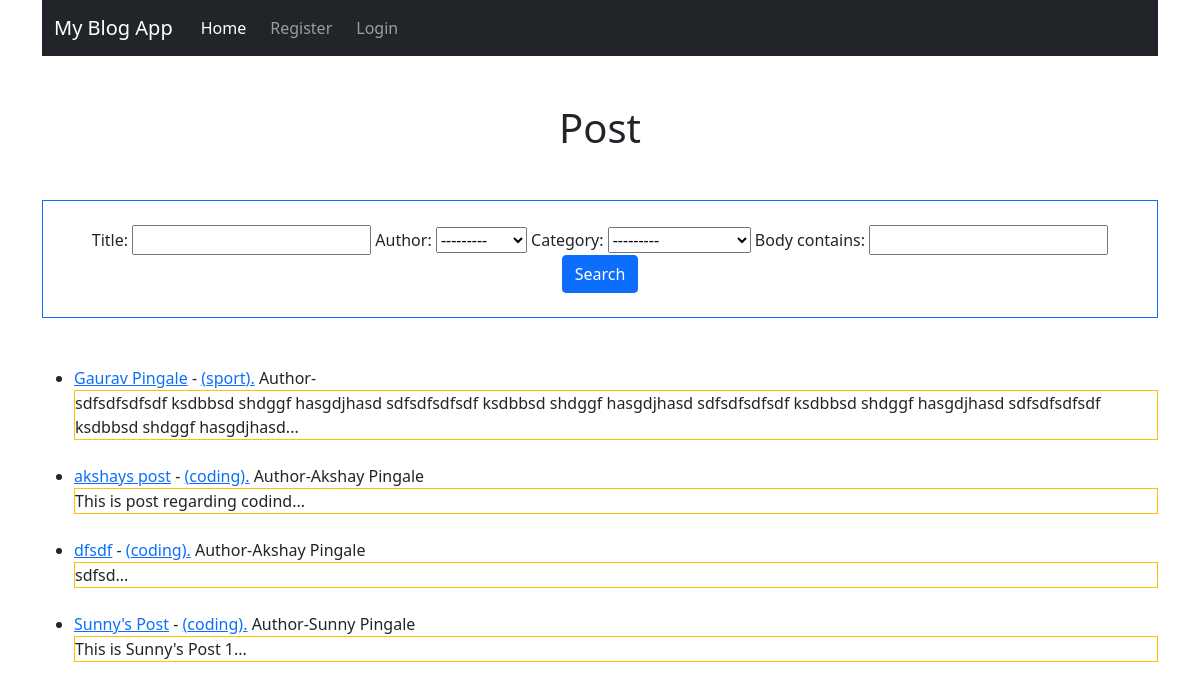
The page / on the database its author committed.
### blogapp/models.py (models this page shows, shortened)
class Post(models.Model):
    title = models.CharField(max_length=255)
    author = models.ForeignKey(User,on_delete=models.CASCADE)
    body = models.TextField()
    publish_date = models.DateField(auto_now_add=True)
    category = models.ForeignKey(Category,on_delete=models.CASCADE)

class Category(models.Model):
    name = models.CharField(max_length=100)
    def __str__(self):
        return self.name
    class Meta:
        verbose_name_plural = 'categories'

### blogapp/views.py (the view)
# urls.py: path('',views.HomeView.as_view(),name='admin_home'),
class HomeView(ListView):
    model = Post
    template_name = 'blogapp/home.html'
    ordering = ['-publish_date']
    filterset_class = PostFilter
    def get_template_names(self):
        if self.request.user.is_superuser:
            template_name = 'blog_admin/index.html'
        else:
            template_name = 'blogapp/home.html'
        return template_name
    def get_queryset(self):
        keyword = self.request.GET.get('search','')
        if keyword:
            posts = Post.objects.filter(body__contains=keyword)
            return posts
        return super().get_queryset()
    def get_context_data(self,*args, **kwargs):
        myFilter = PostFilter(self.request.GET,self.get_queryset())
        context = super().get_context_data(*args,**kwargs)
        context['categories']= Category.objects.all()
        context['myFilter']= myFilter
        context['object_list']= myFilter.qs
        return context

### blogapp/templates/blogapp/home.html (shortened to what this page needs)
{% extends 'blogapp/base.html' %}
{% block content %}
<div class="mt-5">
    <h1 class="text-center">Post</h1>
</div>
<div class="text-center mt-5 border border-primary p-4 ">
    <form action="">
        {{myFilter.form}}
        <button class="btn btn-primary" type="submit">Search</button>
    </form>
</div>
<div class="mt-5">
    <ul>
        {% for post in object_list %}
        <li>
            <div class="mt-4">
                <a href="{% url 'article' post.id %}">{{post.title}}</a> - <a
                    href="{% url 'category' post.category.id %}"> ({{post.category}}).</a>  Author-{{post.author.first_name}}
                {{post.author.last_name}}<br>
                <div class="border border-warning">
                    {{post.body|safe|truncatewords:80}}...
                </div>
            </div>
        </li>
        {% endfor %}
    </ul>
</div>
{% endblock %}

### rows shown on the page
Post: title "Gaurav Pingale", category "sport", body "sdfsdfsdfsdf ksdbbsd shdggf hasgdjhasd sdfsdfsdfsdf ksdbbsd shdggf hasgdjhasd sdfsdfsdfsdf ksdbbsd shdggf hasgdjhasd sdfsdfsdfsdf ksdbbsd shdggf hasgdjhasd"
Post: title "akshays post", category "coding", author.first_name "Akshay", author.last_name "Pingale", body "This is post regarding codind"
Post: title "dfsdf", category "coding", author.first_name "Akshay", author.last_name "Pingale", body "sdfsd"
Post: title "Sunny's Post", category "coding", author.first_name "Sunny", author.last_name "Pingale", body "This is Sunny's Post 1"
